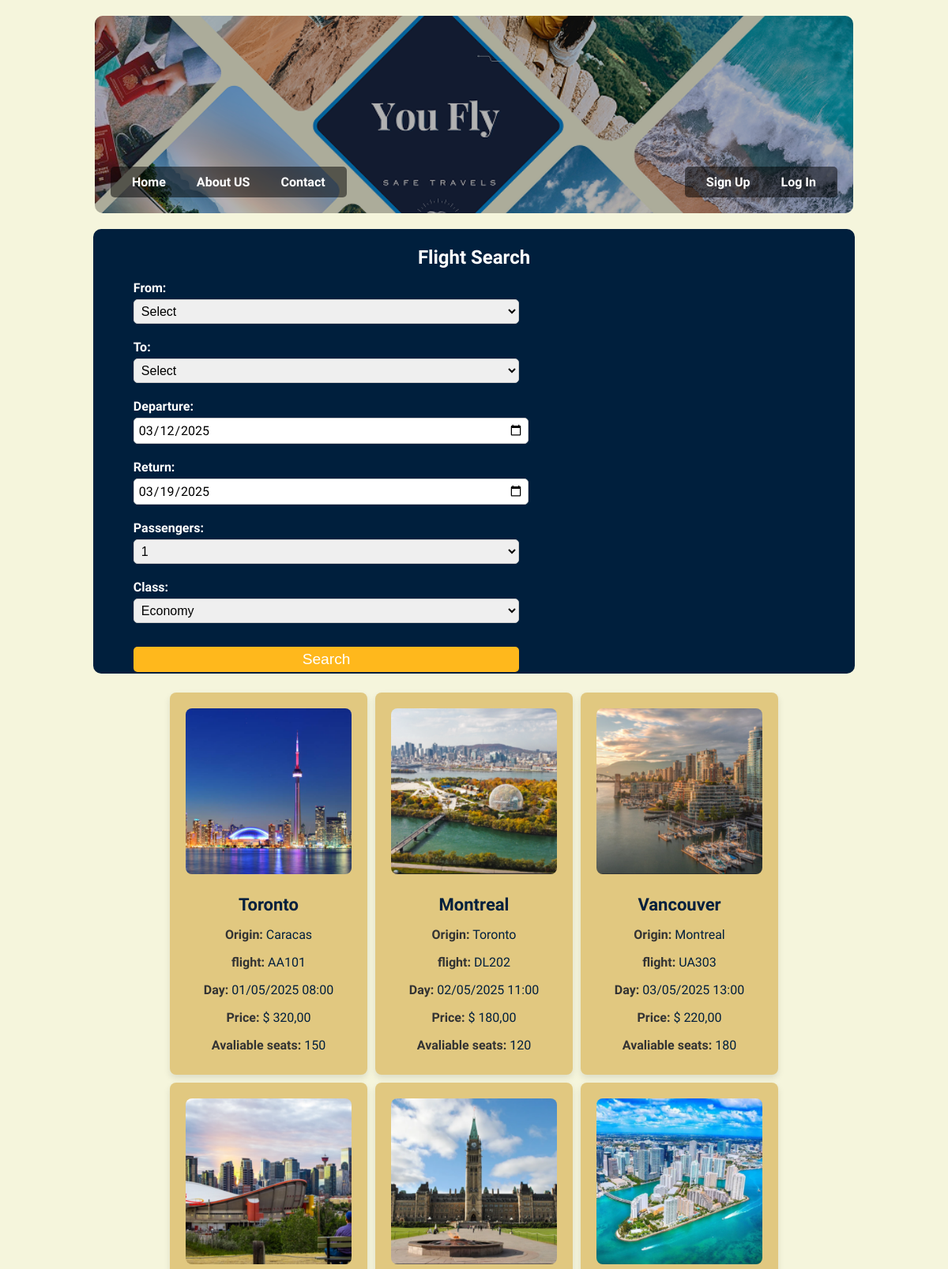
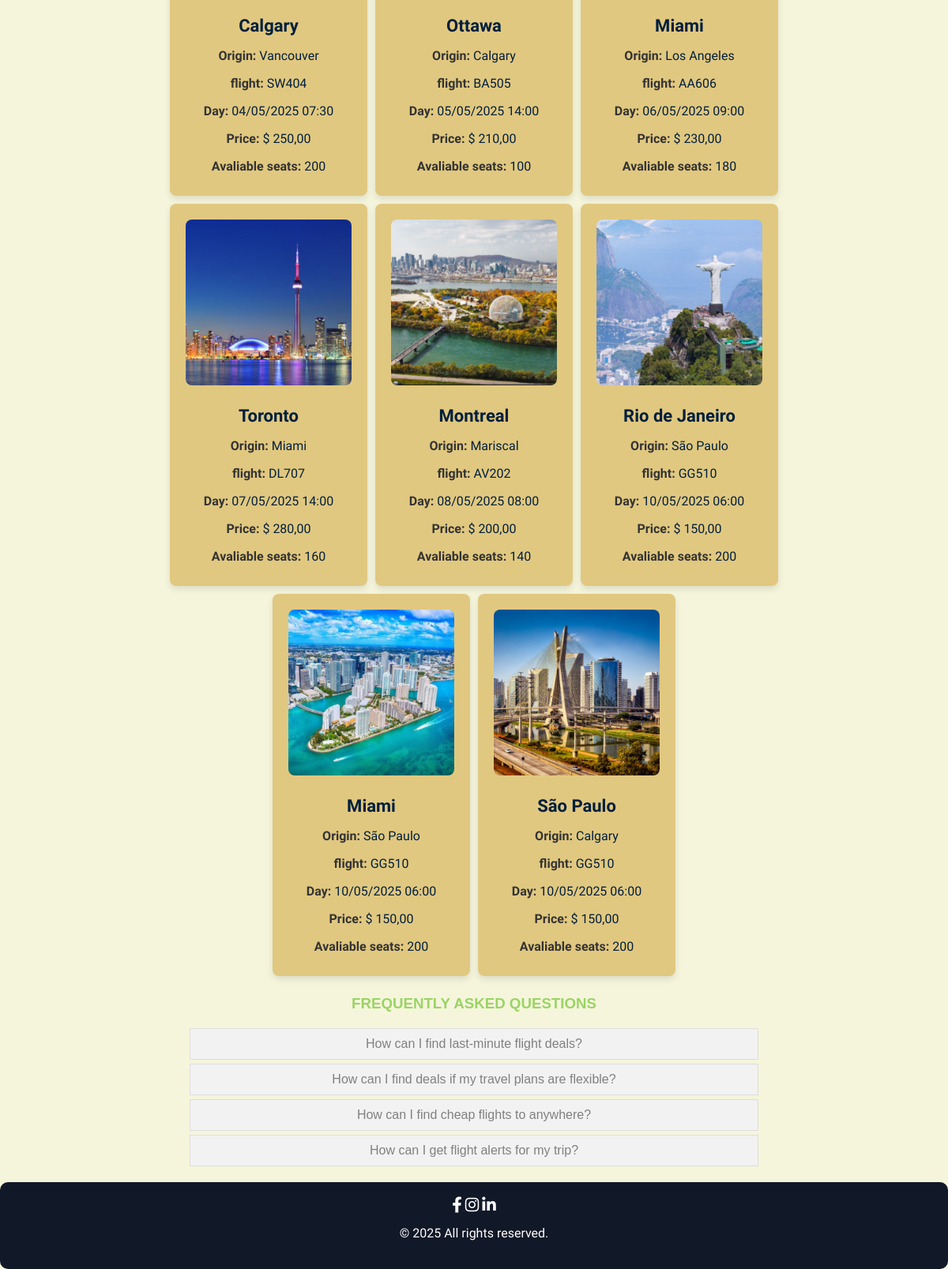
The page / on the database its author committed (2 pictures, top to bottom).
### tables this page shows
CREATE TABLE `flights` (
  `flight_id` int(11) NOT NULL,
  `flight_number` varchar(50) NOT NULL,
  `departure_airport` varchar(100) NOT NULL,
  `arrival_airport` varchar(100) NOT NULL,
  `departure_date` datetime NOT NULL,
  `arrival_date` datetime NOT NULL,
  `price` decimal(10,2) NOT NULL,
  `available_seats` int(11) NOT NULL,
  `created_at` datetime DEFAULT current_timestamp(),
  `updated_at` datetime DEFAULT current_timestamp() ON UPDATE current_timestamp(),
  `picture` varchar(50) NOT NULL
);

### index.php (the view, shortened to what this page needs)
<?php
include 'includes/db.php';
$sql = "SELECT * FROM flights WHERE 1";
$sql .= " ORDER BY departure_date ASC";
$stmt = $pdo->prepare($sql);
$stmt->execute();
$flights = $stmt->fetchAll(PDO::FETCH_ASSOC);
?>
<?php include 'includes/header-member.php'; ?>
<div class="search-container">
    <div class="search">
        <h2>Flight Search</h2>
        <form method="POST">
            <div>
                <label>From:</label>
                <select name="origin">
                <option>Select</option>
                </select>
            </div>
            <div>
               <label>To:</label>
               <select name="destination">
                    <option>Select</option>
                </select>
            </div>
            <div class="departure-field">
                <label>Departure:</label>
                <input type="date" name="departure" value="2025-03-12">
            </div>
            <div class="return-field">
                <label>Return:</label>
                <input type="date" name="return" value="2025-03-19">
            </div>
            <div class="passangers-field">
                <label>Passengers:</label>
                <select name="passengers">
                    <option>1</option>
                </select>
            </div>
            <div>
                <label>Class:</label>
                <select name="class">
                    <option>Economy</option>
                </select>
            </div>
            <div>
                <button type="submit">Search</button>
            </div>
        </form>
    </div>
</div>
<div class="container_trips">
    <div class="cards">
        <?php foreach ($flights as $flight): ?>
            <div class="card">
                <a href="pages/detalhes.php?flight_id=<?php echo $flight['flight_id']; ?>">
                    <div class="card-content">
                        <img src=<?php echo $flight['picture']; ?> alt="Flight Image">
                        <h3 class="card-title"><?php echo $flight['arrival_airport']; ?></h3>
                        <p><strong>Origin:</strong> <?php echo $flight['departure_airport']; ?></p>
                        <p><strong>flight:</strong> <?php echo $flight['flight_number']; ?></p>
                        <p><strong>Day:</strong> <?php echo date('d/m/Y H:i', strtotime($flight['departure_date'])); ?></p>
                        <p><strong>Price:</strong> $ <?php echo number_format($flight['price'], 2, ',', '.'); ?></p>
                        <p><strong>Avaliable seats:</strong> <?php echo $flight['available_seats']; ?></p>
                    </div>
                </a>
            </div>
        <?php endforeach; ?>
    </div>
</div>
<div class="faq">
<b><p><h3>Frequently Asked Questions</h3></b></p>
      <div class="faq-section">
          <div class="faq-question" onclick="toggleFAQ('faq1')">How can I find last-minute flight deals?</div>
          <div class="faq-question" onclick="toggleFAQ('faq2')">How can I find deals if my travel plans are flexible?</div>
          <div class="faq-question" onclick="toggleFAQ('faq3')">How can I find cheap flights to anywhere?</div>
          <div class="faq-question" onclick="toggleFAQ('faq4')">How can I get flight alerts for my trip?</div>
      </div>
</div>
<?php include 'includes/footer.php'; ?>

### css/main.css (style rules this page uses)
html, body { margin : 0; }
body { background-color : #f5f5dcff; font-family : 'Quicksand', sans-serif; color : gray; text-align : center; }
b { color: #9ad464; text-transform: uppercase; }
a, .message { color: #1a2745ff; }
form { text-align: right; width: max-content; margin: 0 auto; }
input { padding: 4px; font-size: 1em; font-family: 'Quicksand', sans-serif; display: inline-block; border: none; }
.container_trips { text-align: center; margin:2% 9% 2% 9%; }
.cards { display: flex; flex-wrap: wrap; justify-content: center; gap: 10px; }
.card { background-color: white; border-radius: 8px; overflow: hidden; width: 250px; box-shadow: 0 4px 8px rgba(0, 0, 0, 0.1); transition: transform 0.3s; cursor: pointer; }
.card a { text-decoration: none; color: inherit; }
.card-content { padding: 20px; }
.card-title { font-size: 22px; color: #333; margin-bottom: 10px; }
.card p { font-size: 16px; color: #666; margin-bottom: 8px; }
.card p strong { color: #333; }
.search { background-color: #001f3d; max-width: 80%; margin: auto; padding: 2px; background-color: #fff; border-radius: 10px; background-color: #001f3d !important; }
.departure-field input { width:100px; }
.departure-field, .return-field { margin-right:10px; }
.faq-section { margin-top:2%; }
.search-container .search h2 { color: #ffffff; margin-bottom: 15px; }
.search-container .search label { display: flex; color: #ffffff; margin-bottom: 5px; }
.search-container .search input, select { width: 100%; padding: 10px; margin-bottom: 10px; font-size: 1em; border-radius: 5px; border: 1px solid #ccc; }
.search-container .search button { width: 100%; padding: 10px; background-color: #ffb81c; color: #fff; font-size: 1.2em; border: none; border-radius: 5px; cursor: pointer; }
.search-container .search form { display: flex; align-items: center; gap: 10px; flex-wrap: wrap; }
.search-container .search label { font-weight: bold; margin-bottom: 5px; margin-right: 5px; white-space: nowrap; }
.search-container .search input, select { padding: 5px; min-width: 120px; }
.search-container .search button { padding: 5px 10px; margin-top:10px }
.faq { width: 60%; margin: 0 auto; font-family: Arial, sans-serif; }
.faq h3 { text-align: center; margin-bottom: 20px; }
.faq-question { background-color: #f2f2f2; padding: 10px; margin: 5px 0; cursor: pointer; border: 1px solid #ddd; transition: background-color 0.3s; }
.container_trips .cards .card .card-content img { width: 100%; height: 20%; border-radius: 8px; }
.container_trips .cards .card { background-color:rgb(225, 200, 128); }
.container_trips .cards .card .card-content h3 { text-align: center; color: #001f3d ; }
.container_trips .cards .card .card-content { color: #001f3d ; }
.container_trips .cards .card .card-content p { color: #001f3d !important; }
@media (max-width: 1227px) { .search form div { flex: 1 1 100%; max-width: 50%; margin-left: 5%; margin-button: 5%; } }
@media (max-width: 1227px) { .search form button { max-width: 500px; margin-top: 60px; } }
@media (max-width: 1227px) { .search-container { align-text: center; justify-content: center; } }

### rows shown on the page
flights: picture (picture), arrival_airport "Toronto", departure_airport "Caracas", flight_number "AA101", departure_date "01/05/2025 08:00", price "320,00", available_seats "150"
flights: picture (picture), arrival_airport "Montreal", departure_airport "Toronto", flight_number "DL202", departure_date "02/05/2025 11:00", price "180,00", available_seats "120"
flights: picture (picture), arrival_airport "Vancouver", departure_airport "Montreal", flight_number "UA303", departure_date "03/05/2025 13:00", price "220,00", available_seats "180"
flights: picture (picture), arrival_airport "Calgary", departure_airport "Vancouver", flight_number "SW404", departure_date "04/05/2025 07:30", price "250,00", available_seats "200"
flights: picture (picture), arrival_airport "Ottawa", departure_airport "Calgary", flight_number "BA505", departure_date "05/05/2025 14:00", price "210,00", available_seats "100"
flights: picture (picture), arrival_airport "Miami", departure_airport "Los Angeles", flight_number "AA606", departure_date "06/05/2025 09:00", price "230,00", available_seats "180"
flights: picture (picture), arrival_airport "Toronto", departure_airport "Miami", flight_number "DL707", departure_date "07/05/2025 14:00", price "280,00", available_seats "160"
flights: picture (picture), arrival_airport "Montreal", departure_airport "Mariscal", flight_number "AV202", departure_date "08/05/2025 08:00", price "200,00", available_seats "140"
flights: picture (picture), arrival_airport "Rio de Janeiro", departure_airport "São Paulo", flight_number "GG510", departure_date "10/05/2025 06:00", price "150,00", available_seats "200"
flights: picture (picture), arrival_airport "Miami", departure_airport "São Paulo", flight_number "GG510", departure_date "10/05/2025 06:00", price "150,00", available_seats "200"
flights: picture (picture), arrival_airport "São Paulo", departure_airport "Calgary", flight_number "GG510", departure_date "10/05/2025 06:00", price "150,00", available_seats "200"
